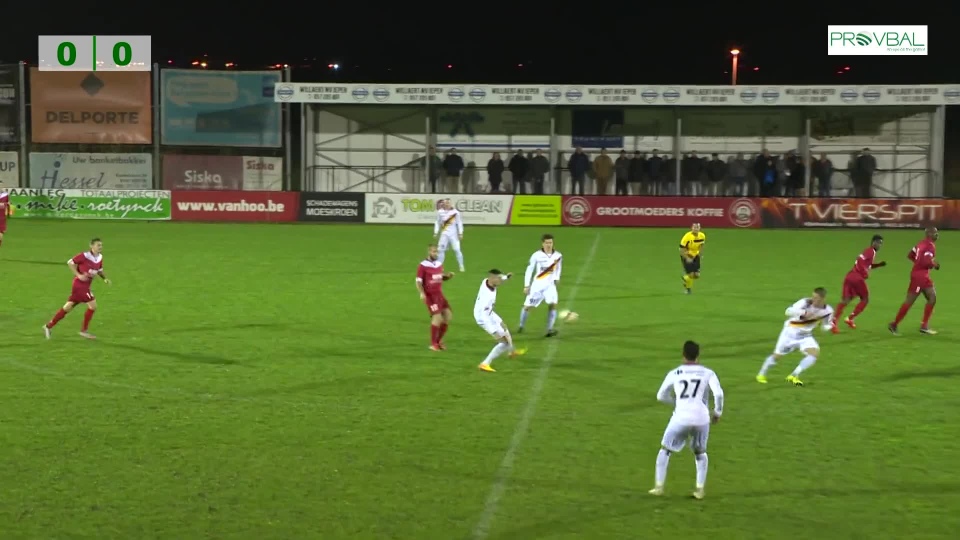
#> input picture data/input_frames/00001.jpg, 1920 x 1080 px (shown at 1/2 size)
$ python player_counter.py
#> lines starting #> are read from the running program, lines starting #| are printed output that depends on the picture
import enum
from typing import List

import numpy as np
from PIL import Image


class TeamClass(enum.IntEnum):
    unknown = 0
    team_a = 1
    team_b = 2
    referee = 10


class PlayerCounter:
    def __init__(self, a_descriptor: np.ndarray, b_descriptor: np.ndarray, referee_descriptor: np.ndarray, distance_thresh: float):
        self.a_descriptor = a_descriptor
        self.b_descriptor = b_descriptor
        self.referee_descriptor = referee_descriptor

        self.distance_thresh = distance_thresh

    @staticmethod
    def get_crops_from_boxes(img: np.ndarray, boxes: List[list]):
        crops = []
        for box in boxes:
            left, top, right, bottom = [int(round(val)) for val in box]
            crop = img[top:bottom, left:right, :]
            crops.append(crop)
        return crops

    # [52 lines left out: functions get_features_from_crops, _get_distances_to_descriptor, count_players, process_frame, calculate_team_descriptor, not called in this run]


def debug_player_counter():
    from matplotlib import pyplot as plt

    sample_img_path = '../data/input_frames/00001.jpg'
    img = np.array(Image.open(sample_img_path))
#> img is the input picture: shape (1080, 1920, 3); mean R, G, B 87.5, 106, 51.3

    boxes = [[1295.2, 682.3, 1442.2, 997.2], [833.4, 406.3, 925.3, 701.0]]
    pc = PlayerCounter(np.array(1), np.array(1), np.array(1), 1)
    crops = pc.get_crops_from_boxes(img, boxes)
#> the loop in get_crops_from_boxes, `for box in boxes:` made 2 passes
#> pass 1, in get_crops_from_boxes, `crop = img[top:bottom, left:right, :]`:
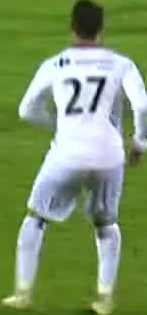
#> crop: shape (315, 147, 3); mean R, G, B 128.2, 150.4, 107.1
#> pass 2, in get_crops_from_boxes, `crop = img[top:bottom, left:right, :]`:
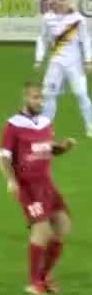
#> crop: shape (295, 92, 3); mean R, G, B 133.9, 136.7, 90
#> after the loop in get_crops_from_boxes, `for box in boxes:`: crops = 2 items
#> crops = 2 items

    fig, axs = plt.subplots(len(crops))
    for ax, crop in zip(axs, crops):
        ax.imshow(crop)
#> this loop made 2 passes
    plt.show()
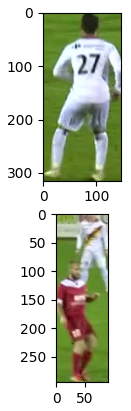
#> figure drawn by matplotlib, 2 panels


if __name__ == '__main__':
    debug_player_counter()

$ run again, with data/input_frames/00010.jpg copied over data/input_frames/00001.jpg
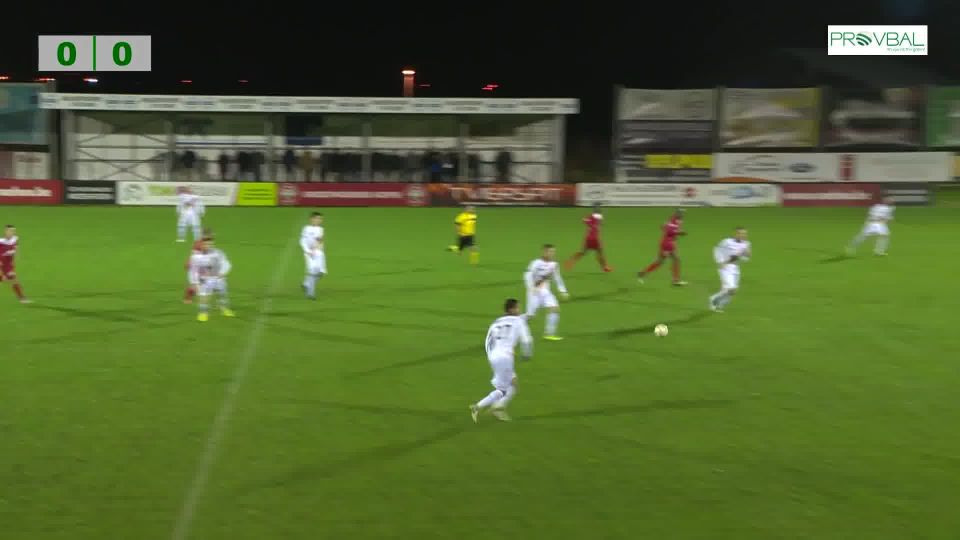
#> input picture data/input_frames/00010.jpg, 1920 x 1080 px (shown at 1/2 size)
#> in debug_player_counter, img is the input picture: shape (1080, 1920, 3); mean R, G, B 82.1, 101.4, 46.5
#> the loop in get_crops_from_boxes, `for box in boxes:` made 2 passes
#> pass 2, in get_crops_from_boxes, `crop = img[top:bottom, left:right, :]`:
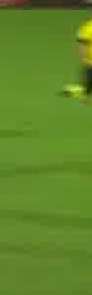
#> crop: shape (295, 92, 3); mean R, G, B 95.9, 134.3, 40.1
#> after the loop in get_crops_from_boxes, `for box in boxes:`: crops = 2 items
#> the loop in debug_player_counter, `for ax, crop in zip(axs, crops):` made 2 passes
#> in debug_player_counter, `plt.show()`:
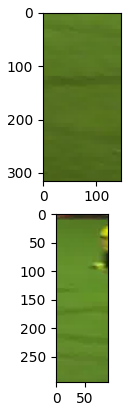
#> figure drawn by matplotlib, 2 panels

$ run again, with data/input_frames/00020.jpg copied over data/input_frames/00001.jpg
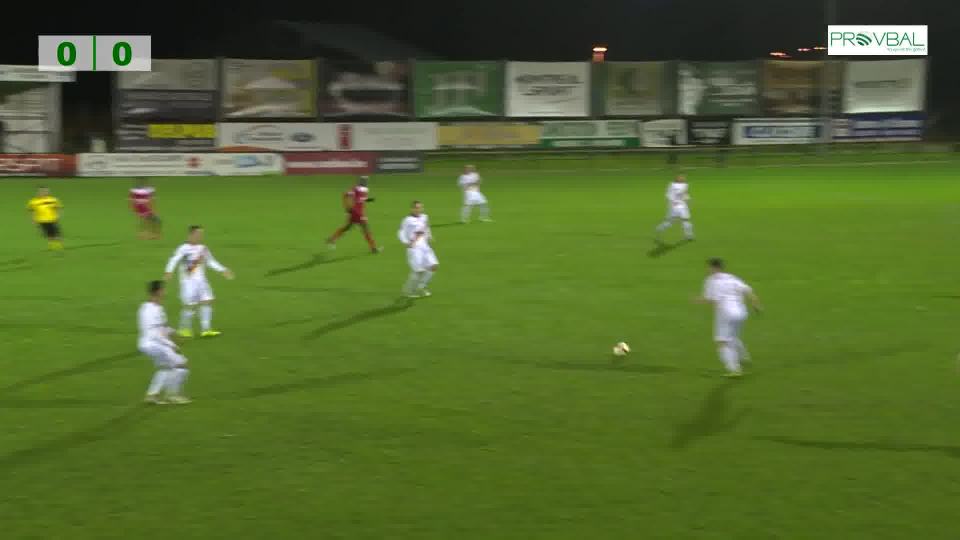
#> input picture data/input_frames/00020.jpg, 1920 x 1080 px (shown at 1/2 size)
#> in debug_player_counter, img is the input picture: shape (1080, 1920, 3); mean R, G, B 84.1, 104.8, 45.4
#> the loop in get_crops_from_boxes, `for box in boxes:` made 2 passes
#> pass 2, in get_crops_from_boxes, `crop = img[top:bottom, left:right, :]`:
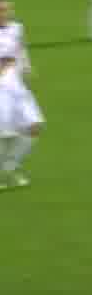
#> crop: shape (295, 92, 3); mean R, G, B 111.5, 140, 66
#> after the loop in get_crops_from_boxes, `for box in boxes:`: crops = 2 items
#> the loop in debug_player_counter, `for ax, crop in zip(axs, crops):` made 2 passes
#> in debug_player_counter, `plt.show()`:
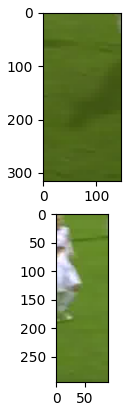
#> figure drawn by matplotlib, 2 panels

$ run again, with data/input_frames/00030.jpg copied over data/input_frames/00001.jpg
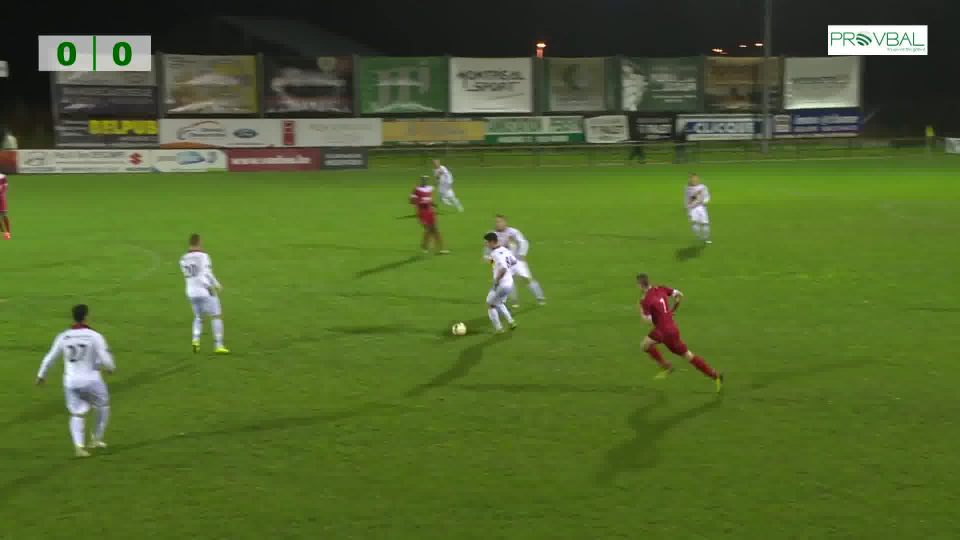
#> input picture data/input_frames/00030.jpg, 1920 x 1080 px (shown at 1/2 size)
#> in debug_player_counter, img is the input picture: shape (1080, 1920, 3); mean R, G, B 82.9, 103.5, 44.1
#> the loop in get_crops_from_boxes, `for box in boxes:` made 2 passes
#> pass 2, in get_crops_from_boxes, `crop = img[top:bottom, left:right, :]`:
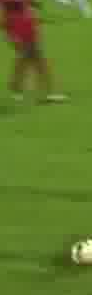
#> crop: shape (295, 92, 3); mean R, G, B 97, 122, 41.1
#> after the loop in get_crops_from_boxes, `for box in boxes:`: crops = 2 items
#> the loop in debug_player_counter, `for ax, crop in zip(axs, crops):` made 2 passes
#> in debug_player_counter, `plt.show()`:
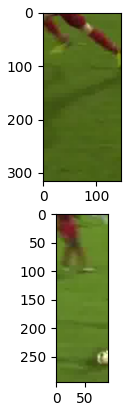
#> figure drawn by matplotlib, 2 panels
